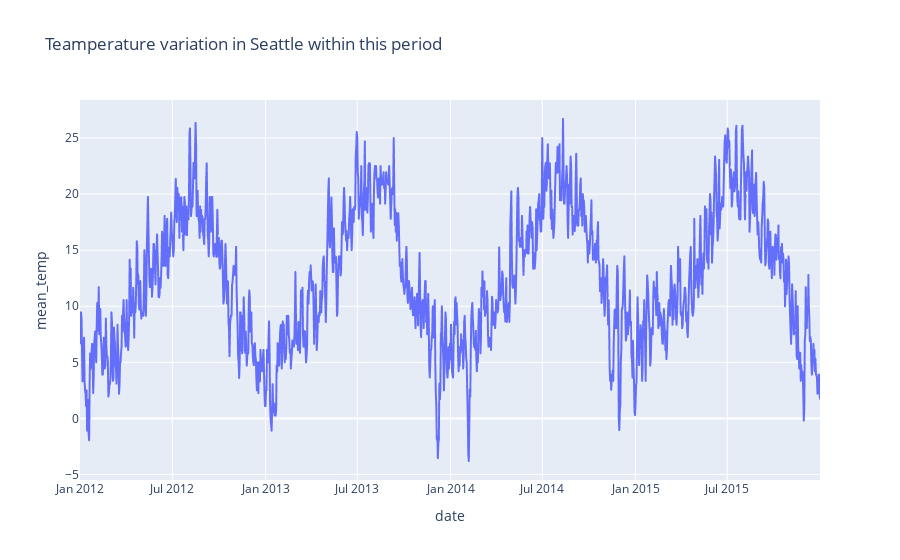

The notebook cell saved with this chart:
### Code cell
figure = px.line(data, x="date", y="mean_temp", title = "Teamperature variation in Seattle within this period")
figure.show()

### Figure 1 — Plotly figure (JSON) as saved in the notebook; plotly's stock layout.template omitted (floating-point values rounded to 4 significant figures; data arrays with more than 128 entries replaced by an {"elided": "..."} marker saying what was removed)
{"data": [{"hovertemplate": "date=%{x}<br>mean_temp=%{y}<extra></extra>", "legendgroup": "", "line": {"color": "#636efa", "dash": "solid"}, "marker": {"symbol": "circle"}, "mode": "lines", "name": "", "showlegend": false, "type": "scattergl", "x": {"elided": "1461 str values"}, "xaxis": "x", "y": {"elided": "1461 float values"}, "yaxis": "y"}], "layout": {"legend": {"tracegroupgap": 0}, "title": {"text": "Teamperature variation in Seattle within this period"}, "xaxis": {"anchor": "y", "domain": [0, 1], "title": {"text": "date"}}, "yaxis": {"anchor": "x", "domain": [0, 1], "title": {"text": "mean_temp"}}}}
